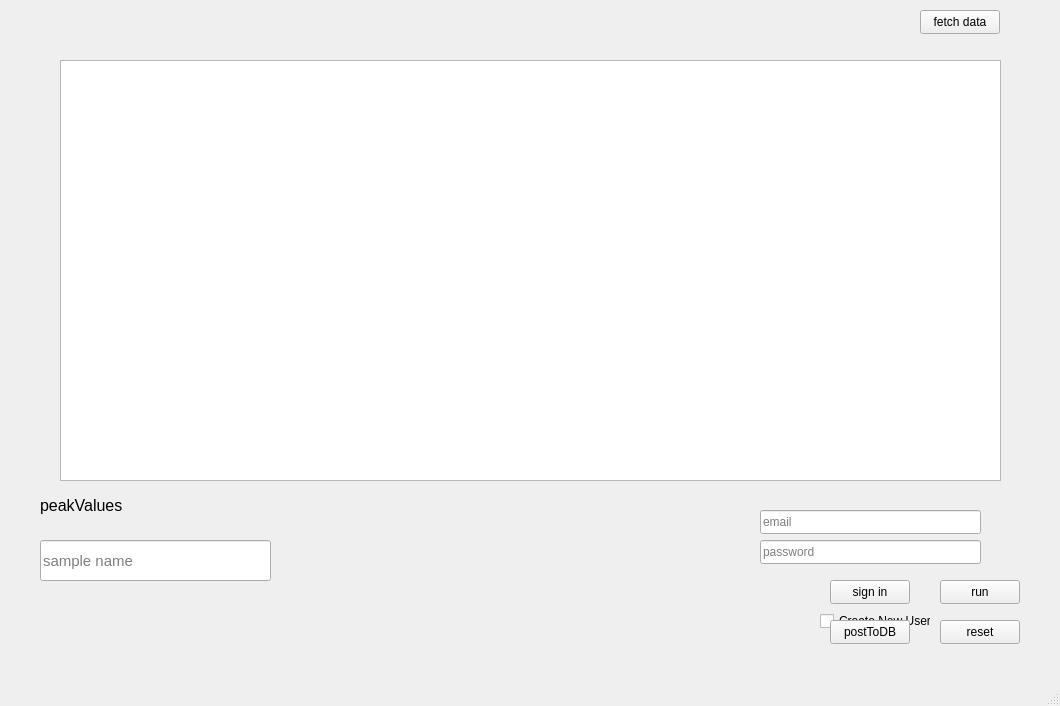
<?xml version="1.0" encoding="UTF-8"?>
<ui version="4.0">
 <class>Homepage</class>
 <widget class="QMainWindow" name="Homepage">
  <property name="geometry">
   <rect>
    <x>0</x>
    <y>0</y>
    <width>1060</width>
    <height>706</height>
   </rect>
  </property>
  <property name="windowTitle">
   <string>Homepage</string>
  </property>
  <widget class="QWidget" name="centralwidget">
   <widget class="QPushButton" name="signInButton">
    <property name="geometry">
     <rect>
      <x>830</x>
      <y>580</y>
      <width>80</width>
      <height>24</height>
     </rect>
    </property>
    <property name="text">
     <string>sign in</string>
    </property>
   </widget>
   <widget class="QCheckBox" name="checkBox">
    <property name="geometry">
     <rect>
      <x>820</x>
      <y>610</y>
      <width>111</width>
      <height>22</height>
     </rect>
    </property>
    <property name="text">
     <string>Create New User</string>
    </property>
    <property name="tristate">
     <bool>false</bool>
    </property>
   </widget>
   <widget class="QLineEdit" name="emailField">
    <property name="geometry">
     <rect>
      <x>760</x>
      <y>510</y>
      <width>221</width>
      <height>24</height>
     </rect>
    </property>
    <property name="placeholderText">
     <string>email</string>
    </property>
    <property name="clearButtonEnabled">
     <bool>true</bool>
    </property>
   </widget>
   <widget class="QLineEdit" name="passwordField">
    <property name="geometry">
     <rect>
      <x>760</x>
      <y>540</y>
      <width>221</width>
      <height>24</height>
     </rect>
    </property>
    <property name="echoMode">
     <enum>QLineEdit::Password</enum>
    </property>
    <property name="placeholderText">
     <string>password</string>
    </property>
    <property name="clearButtonEnabled">
     <bool>true</bool>
    </property>
   </widget>
   <widget class="QLabel" name="info">
    <property name="geometry">
     <rect>
      <x>10</x>
      <y>10</y>
      <width>521</width>
      <height>41</height>
     </rect>
    </property>
    <property name="font">
     <font>
      <pointsize>14</pointsize>
     </font>
    </property>
    <property name="text">
     <string>&lt;html&gt;&lt;head/&gt;&lt;body&gt;&lt;p&gt;&lt;br/&gt;&lt;/p&gt;&lt;/body&gt;&lt;/html&gt;</string>
    </property>
   </widget>
   <widget class="QTableView" name="table">
    <property name="geometry">
     <rect>
      <x>60</x>
      <y>60</y>
      <width>941</width>
      <height>421</height>
     </rect>
    </property>
   </widget>
   <widget class="QLineEdit" name="beerName">
    <property name="geometry">
     <rect>
      <x>40</x>
      <y>540</y>
      <width>231</width>
      <height>41</height>
     </rect>
    </property>
    <property name="font">
     <font>
      <pointsize>11</pointsize>
     </font>
    </property>
    <property name="text">
     <string/>
    </property>
    <property name="placeholderText">
     <string>sample name</string>
    </property>
    <property name="clearButtonEnabled">
     <bool>true</bool>
    </property>
   </widget>
   <widget class="QLabel" name="peaks">
    <property name="geometry">
     <rect>
      <x>40</x>
      <y>490</y>
      <width>971</width>
      <height>31</height>
     </rect>
    </property>
    <property name="font">
     <font>
      <family>Segoe UI</family>
      <pointsize>12</pointsize>
     </font>
    </property>
    <property name="text">
     <string>peakValues</string>
    </property>
   </widget>
   <widget class="QPushButton" name="run">
    <property name="geometry">
     <rect>
      <x>940</x>
      <y>580</y>
      <width>80</width>
      <height>24</height>
     </rect>
    </property>
    <property name="text">
     <string>run</string>
    </property>
   </widget>
   <widget class="QPushButton" name="reset">
    <property name="geometry">
     <rect>
      <x>940</x>
      <y>620</y>
      <width>80</width>
      <height>24</height>
     </rect>
    </property>
    <property name="text">
     <string>reset</string>
    </property>
   </widget>
   <widget class="QPushButton" name="postButton">
    <property name="geometry">
     <rect>
      <x>830</x>
      <y>620</y>
      <width>80</width>
      <height>24</height>
     </rect>
    </property>
    <property name="text">
     <string>postToDB</string>
    </property>
   </widget>
   <widget class="QPushButton" name="fetchData">
    <property name="geometry">
     <rect>
      <x>920</x>
      <y>10</y>
      <width>80</width>
      <height>24</height>
     </rect>
    </property>
    <property name="text">
     <string>fetch data</string>
    </property>
   </widget>
  </widget>
  <widget class="QMenuBar" name="menubar">
   <property name="geometry">
    <rect>
     <x>0</x>
     <y>0</y>
     <width>1060</width>
     <height>21</height>
    </rect>
   </property>
  </widget>
  <widget class="QStatusBar" name="statusbar"/>
 </widget>
 <resources/>
 <connections/>
</ui>
